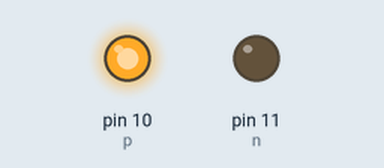
This sketch was run on a simulated Arduino Uno, built with avr-gcc and run on an emulated ATmega328P. Parts: output pins drawn as LEDs (lit = HIGH).

Above: at 0.1 s.
Timing chart, 0 to 1.6 s (numbered marks = the images above):
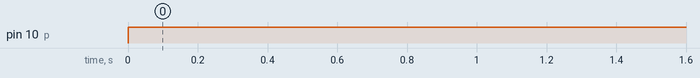

Measured:
- by itself, pin 10 (p): LOW → HIGH at 0.00 s

The sketch:

motor_rotation.ino
```cpp
// C++ code
//motor rotation
int p=10,n=11;
void setup()
{
  pinMode(p,OUTPUT);
  pinMode(n,OUTPUT);
}

void loop()
{
  analogWrite(p,255);//255 is maximum rpm.(255=5v)
  analogWrite(n,0); //   0 is minimum rpm.
}
```
